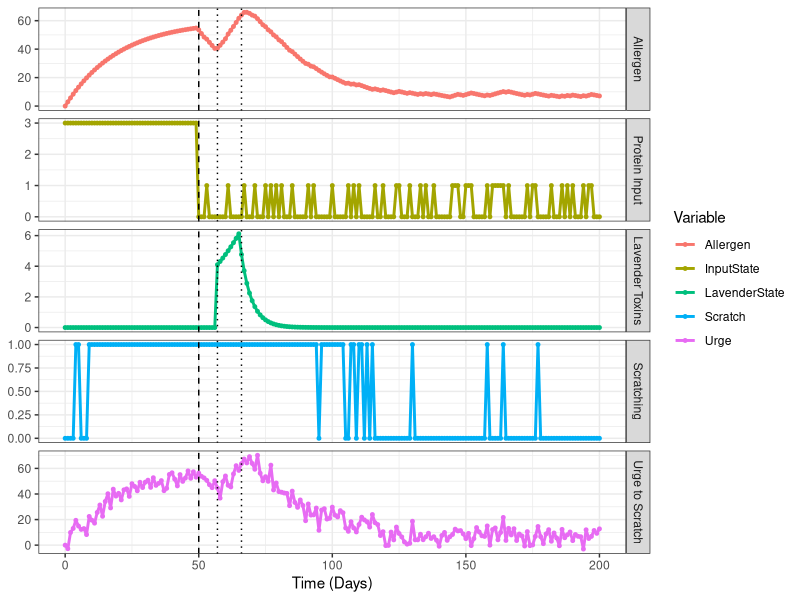
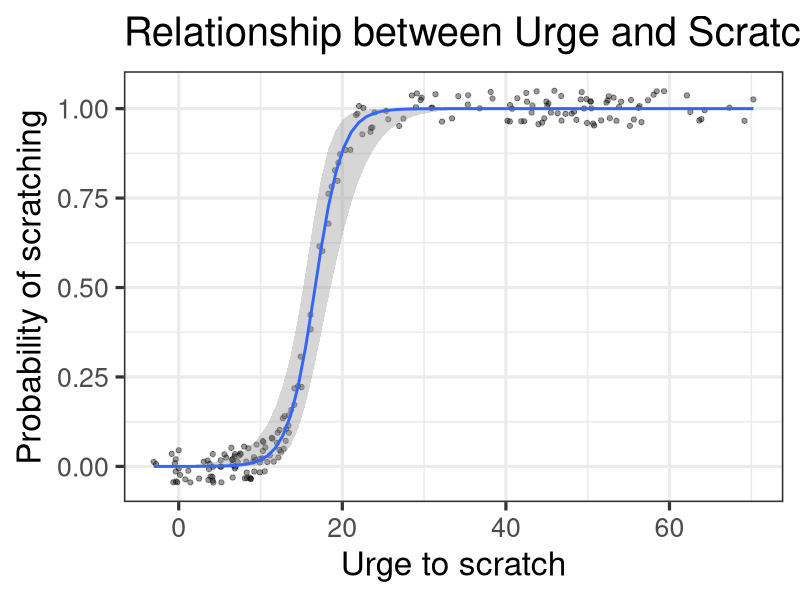

Source code (R) for these figures, in order:
##########################################
# From latents to observables
# Michael E. Aristodemou
# Week 10: 20.11.2025
##########################################

## --- Preamble ------------------------------------------------------------
# install package if it is missing
if (!requireNamespace(c("ggplot2","dplyr","tidyr"), quietly = TRUE)) {
  install.packages(c("ggplot2","dplyr","tidyr"))
}

# load packages
library(dplyr)
library(tidyr)
library(ggplot2)

# -- Define data characteristics ----------------------------------------------
NSubjects <- 1 # only 1 dog
times <- seq(from=0, to=200, by=1) # create a sequence of 100 time points
Nobs <- length(times) #number of observations per subject

## --- Define variables -------------------------------------------------------

# Allergens
A1 = -0.05 # natural decay rate of allergen levels
G = 0 # unobserved influences on allergen levels

# Eating protein food
Pinput = 3 # food based constant input of allergens

# Elimination diet
Pelim = -3
inputTime <- times[ceiling(length(times)/4)] # intervention after ~ 1/4 of time window passed
AM = 0 # natural decay of intervention effect

# Lavender eating
Linput = 4 # amount of allergens in system due to lavender
Al = 0.05 # accumulation of allergens with repeated lavender eating
lavStart <- times[ceiling(length(times)/3.5)]  # start at ~1/3.5 of time window
lavEnd   <- times[floor(length(times)/3)]      # end at ~1/3 of time window

# Random protein input
Walks <- 6 # increase the probability of snacking (e.g. going on more walks to the park)
# Sample from a binomial distribution with prob based on number of walks
snacking <- lapply(Walks, function(t) rbinom(n = Nobs, size = 1, prob = t / 20))
# Compute the average amount of snacking across days
snack_mean <- sapply(snacking, mean)
# scale effect of snacking
AS = 1 # amount of protein intake
k = 10 # absorption rate

# Urge to scratch
AEffect = 1 # effect of allergen amount on urge to scratch
G_urge = 50 # random fluctuations in urge to scratch

# Scratching
alpha0 <- -10   # baseline log-odds
alpha1 <- 0.6  # effect of UrgeState

# Starting amount of allergens in system
initialAllergen <- rnorm(n = NSubjects, mean = 0, sd = 0)

#create empty data.frame to fill step by step
data <- data.frame(Subject= rep(NA,NSubjects*Nobs),
                   Time = rep(NA,NSubjects*Nobs),
                   Allergen = rep(NA,NSubjects*Nobs),
                   Urge = rep(NA,NSubjects*Nobs))

Nsteps <- 100 #number of steps in time to compute between each observation (increased precision)
row <- 0 #initialize row counter, to track which row of the data.frame we are on
for(subi in 1:NSubjects){
  for(obsi in 1:Nobs){ #for each observation of a subject
    row <- row + 1
    snack_val <- snacking[[subi]][obsi]
    if(obsi==1){
      AllergenState <- initialAllergen[subi] #if first time point, set to initial affect
      InputState <- Pinput # initialize latent input process
      LavenderState <- 0 # initialize latent toxin process
      UrgeState <- 0 # initialize latent urge process
      pScratch <- plogis(alpha0 + alpha1 * UrgeState)
    }
    if(obsi>1){ #else compute new affect state by taking a sequence of small steps in time
      for(stepi in 1:Nsteps){ #take Nsteps in time between each observation
        # Compute intervention effect
        dInput <- AM*InputState # deterministic slope of our intervention at earlier time point
        dLavender <- Al*LavenderState
        if (times[obsi] > inputTime) {
          dSnack <- k * (AS * snack_val - InputState)
        } else {
          dSnack <- 0
        }
        if(times[obsi]==inputTime) dInput <- dInput + Pelim # add input effect if intervention time
        if(times[obsi]==lavStart) dLavender <- dLavender + Linput
        if(times[obsi]>=lavEnd) dLavender <- dLavender*-5
        InputState <- InputState + dInput * 1/Nsteps + dSnack * 1/Nsteps # update state using slope and time step
        LavenderState <- LavenderState + dLavender * 1/Nsteps # update state using slope and time step
        
        # Compute Allergen state
        dAllergen <- A1*AllergenState + InputState + LavenderState # deterministic slope at earlier time point
        AllergenState <- AllergenState + dAllergen * 1/Nsteps + # update state using slope and time step
          G * rnorm(n=1, mean=0, sd=sqrt(1/Nsteps)) # and add system noise
        
        # Compute Urge state
        dUrge <- dAllergen # deterministic slope at earlier time point
        UrgeState <- AllergenState + dUrge * 1/Nsteps + # update state using slope and time step
          G_urge * rnorm(n=1, mean=0, sd=sqrt(1/Nsteps)) # and add system noise
        
        # Probability of scratching
        pScratch <- plogis(alpha0 + alpha1 * UrgeState)
      }
    }
    data$Allergen[row] <- AllergenState #input allergen data
    data$Urge[row] <- UrgeState #input urge data
    data$Time[row] <- times[obsi] #input time data
    data$Subject[row] <- subi #input subject data
    data$Input <- ifelse(data$Time == inputTime, 1, 0) #input effect data (elimination diet)
    data$LavInput <- ifelse(data$Time == lavStart, 1, 0) #input effect data (lavender consumption)
    data$InputState[row] <- InputState #input latent intervention process data
    data$LavenderState[row] <- LavenderState #input latent intervention process data
    data$Snack[row] <- snack_val # input effect data (random snacking)
    data$Scratch[row] <- rbinom(1, size = 1, prob = pScratch)
    data$probScratch[row] <- pScratch
  }
}

# -- plots ---------------------------------------------------------
plot_data <- data %>%
  select(Subject, Time, Allergen, InputState, LavenderState, Urge, Scratch) %>%
  pivot_longer(c(Allergen, InputState, LavenderState, Urge, Scratch),
               names_to = "Series",
               values_to = "Value")

p1 <- ggplot(plot_data, aes(x = Time, y = Value, color = Series)) +
  geom_line(size = 1) +
  geom_point(size = 1) +
  facet_grid(rows = vars(Series),
             scales = "free_y",
             labeller = as_labeller(c(
               Urge = "Urge to Scratch",
               Scratch = "Scratching",
               Allergen = "Allergen",
               InputState = "Protein Input",
               LavenderState = "Lavender Toxins"
             ))) +
  geom_vline(xintercept = inputTime, linetype = "dashed") +
  geom_vline(xintercept = lavStart,  linetype = "dotted") +
  geom_vline(xintercept = lavEnd,    linetype = "dotted") +
  theme_bw() +
  labs(x = "Time (Days)", y = NULL, color = "Variable")
p1

## -- Measurement link -------------------------------------
p_rel <- ggplot(data, aes(x = Urge, y = probScratch)) +
  geom_jitter(height = 0.05, width = 0, alpha = 0.4) +   # raw 0/1 points
  geom_smooth(method = "glm",
              method.args = list(family = "binomial"),
              se = TRUE) +                               # logistic fit
  theme_bw(base_size = 24) +
  labs(x = "Urge to scratch",
       y = "Probability of scratching",
       title = "Relationship between Urge and Scratching")

p_rel
